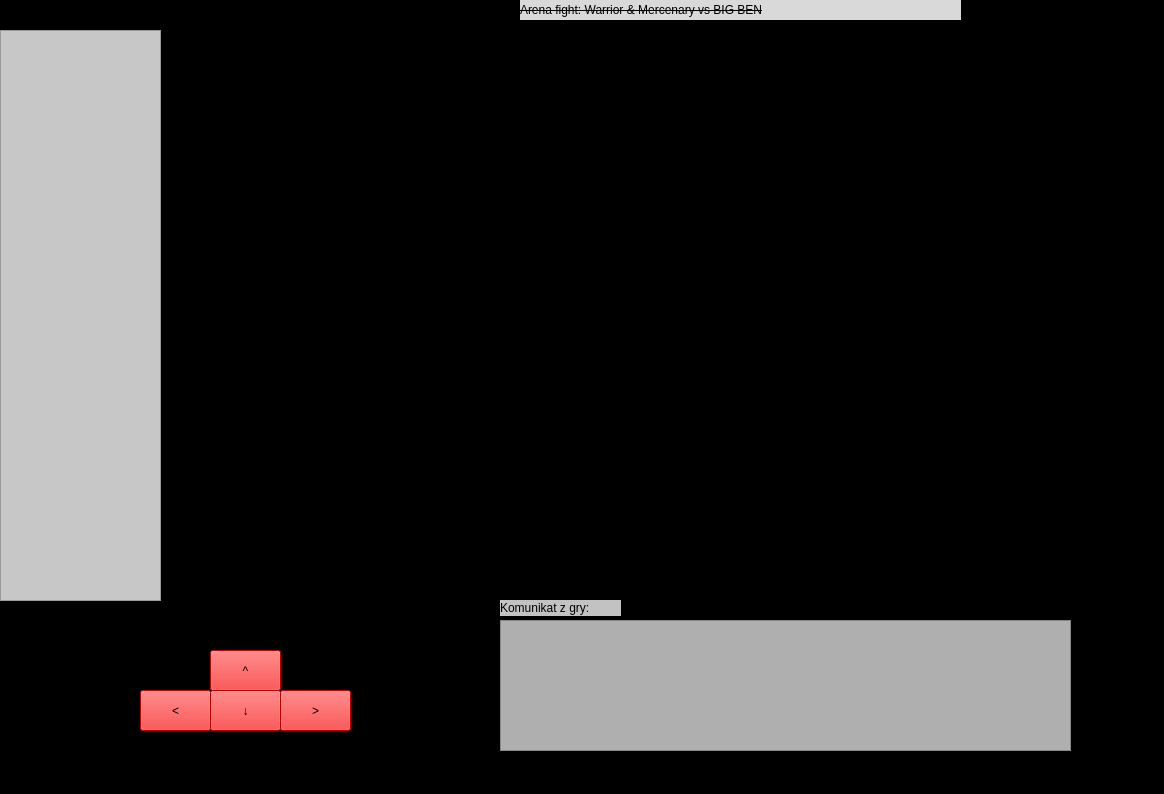
<?xml version="1.0" encoding="UTF-8"?>
<ui version="4.0">
 <class>MainWindow</class>
 <widget class="QMainWindow" name="MainWindow">
  <property name="geometry">
   <rect>
    <x>0</x>
    <y>0</y>
    <width>1164</width>
    <height>794</height>
   </rect>
  </property>
  <property name="windowTitle">
   <string>MainWindow</string>
  </property>
  <property name="styleSheet">
   <string notr="true">alternate-background-color: rgb(0, 0, 0);
background-color: rgb(0, 0, 0);</string>
  </property>
  <widget class="QWidget" name="centralwidget">
   <widget class="QPushButton" name="upButton">
    <property name="geometry">
     <rect>
      <x>210</x>
      <y>650</y>
      <width>71</width>
      <height>41</height>
     </rect>
    </property>
    <property name="styleSheet">
     <string notr="true">background-color: rgb(255, 0, 0);</string>
    </property>
    <property name="text">
     <string>^</string>
    </property>
   </widget>
   <widget class="QPushButton" name="downButton">
    <property name="geometry">
     <rect>
      <x>210</x>
      <y>690</y>
      <width>71</width>
      <height>41</height>
     </rect>
    </property>
    <property name="styleSheet">
     <string notr="true">background-color: rgb(255, 0, 0);</string>
    </property>
    <property name="text">
     <string>↓</string>
    </property>
   </widget>
   <widget class="QPushButton" name="rightButton">
    <property name="geometry">
     <rect>
      <x>280</x>
      <y>690</y>
      <width>71</width>
      <height>41</height>
     </rect>
    </property>
    <property name="styleSheet">
     <string notr="true">background-color: rgb(255, 0, 0);</string>
    </property>
    <property name="text">
     <string>&gt;</string>
    </property>
   </widget>
   <widget class="QPushButton" name="leftButton">
    <property name="geometry">
     <rect>
      <x>140</x>
      <y>690</y>
      <width>71</width>
      <height>41</height>
     </rect>
    </property>
    <property name="styleSheet">
     <string notr="true">background-color: rgb(255, 0, 0);</string>
    </property>
    <property name="text">
     <string>&lt;</string>
    </property>
   </widget>
   <widget class="QGraphicsView" name="tileMap">
    <property name="geometry">
     <rect>
      <x>160</x>
      <y>30</y>
      <width>1001</width>
      <height>571</height>
     </rect>
    </property>
   </widget>
   <widget class="QTextEdit" name="logger">
    <property name="geometry">
     <rect>
      <x>500</x>
      <y>620</y>
      <width>571</width>
      <height>131</height>
     </rect>
    </property>
    <property name="font">
     <font>
      <pointsize>12</pointsize>
     </font>
    </property>
    <property name="styleSheet">
     <string notr="true">background-color: rgb(175, 175, 175);</string>
    </property>
   </widget>
   <widget class="QTextEdit" name="charInfo">
    <property name="geometry">
     <rect>
      <x>0</x>
      <y>30</y>
      <width>161</width>
      <height>571</height>
     </rect>
    </property>
    <property name="font">
     <font>
      <pointsize>12</pointsize>
     </font>
    </property>
    <property name="styleSheet">
     <string notr="true">background-color: rgb(199, 199, 199);</string>
    </property>
   </widget>
   <widget class="QLabel" name="label">
    <property name="geometry">
     <rect>
      <x>500</x>
      <y>600</y>
      <width>121</width>
      <height>16</height>
     </rect>
    </property>
    <property name="styleSheet">
     <string notr="true">background-color: rgb(194, 194, 194);</string>
    </property>
    <property name="text">
     <string>Komunikat z gry:</string>
    </property>
   </widget>
   <widget class="QLabel" name="label_2">
    <property name="geometry">
     <rect>
      <x>520</x>
      <y>0</y>
      <width>441</width>
      <height>20</height>
     </rect>
    </property>
    <property name="styleSheet">
     <string notr="true">font: 700 12pt &quot;Segoe UI&quot;;
background-color: rgb(217, 217, 217);
text-decoration: line-through;</string>
    </property>
    <property name="text">
     <string>Arena fight: Warrior &amp; Mercenary vs BIG BEN</string>
    </property>
   </widget>
  </widget>
  <widget class="QMenuBar" name="menubar">
   <property name="geometry">
    <rect>
     <x>0</x>
     <y>0</y>
     <width>1164</width>
     <height>21</height>
    </rect>
   </property>
  </widget>
  <widget class="QStatusBar" name="statusbar"/>
 </widget>
 <resources/>
 <connections/>
</ui>
